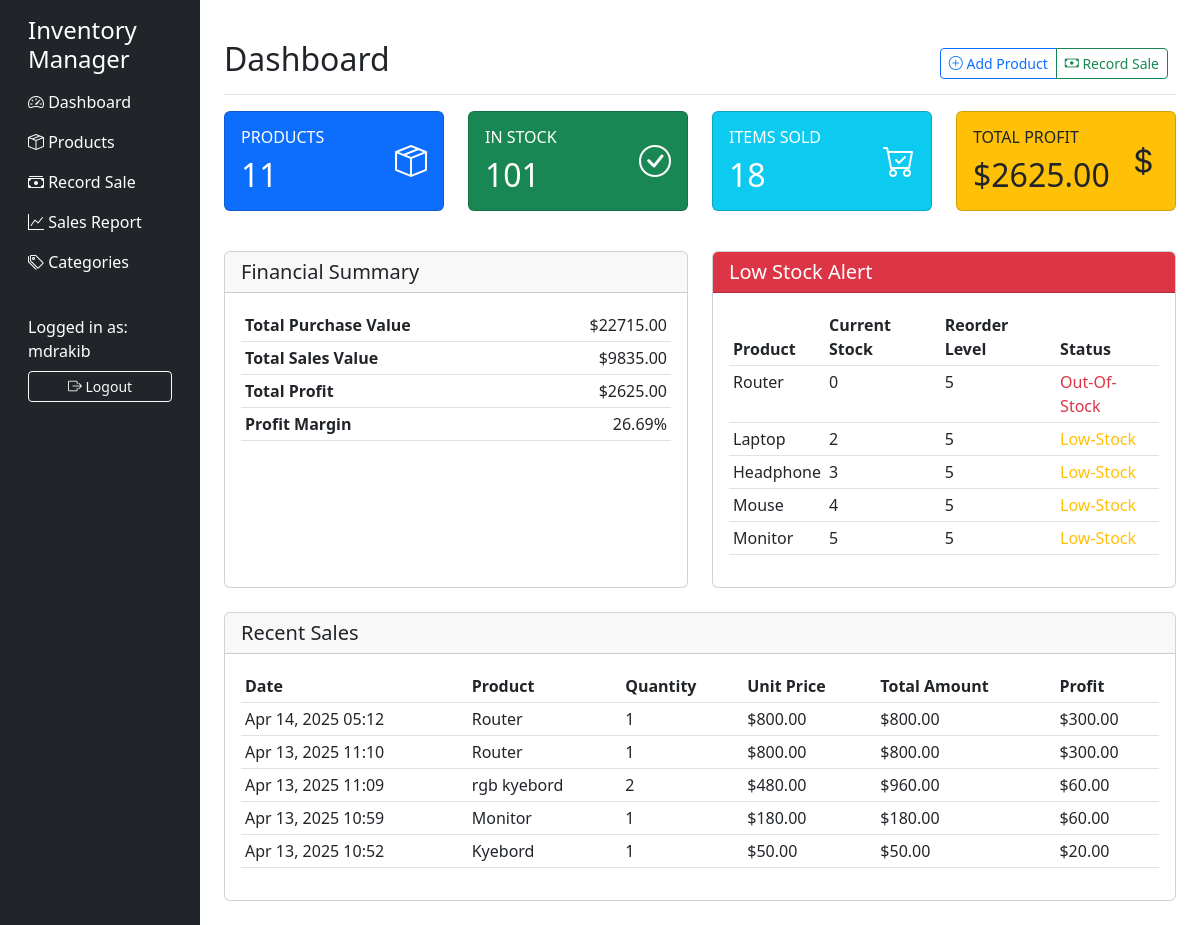
The page / (signed in) on the database its author committed.
### inventory/models.py (models this page shows, shortened)
class Product(models.Model):
    name = models.CharField(max_length=100)
    description = models.TextField(blank=True)
    category = models.ForeignKey(Category, on_delete=models.SET_NULL, null=True, blank=True)
    quantity = models.PositiveIntegerField(default=0, validators=[MinValueValidator(0)])
    purchase_price = models.DecimalField(max_digits=10, decimal_places=2, validators=[MinValueValidator(0)])
    selling_price = models.DecimalField(max_digits=10, decimal_places=2, validators=[MinValueValidator(0)])
    reorder_level = models.PositiveIntegerField(default=5)
    created_at = models.DateTimeField(auto_now_add=True)
    updated_at = models.DateTimeField(auto_now=True)
    created_by = models.ForeignKey(User, on_delete=models.CASCADE)
    class Meta:
        ordering = ['-updated_at']
    def stock_status(self):
        if self.quantity == 0:
            return "out-of-stock"
        elif self.quantity <= self.reorder_level:
            return "low-stock"
        return "in-stock"

class Sale(models.Model):
    product = models.ForeignKey(Product, on_delete=models.CASCADE)
    quantity_sold = models.PositiveIntegerField(validators=[MinValueValidator(1)])
    sale_date = models.DateTimeField(auto_now_add=True)
    sold_by = models.ForeignKey(User, on_delete=models.CASCADE)
    customer_name = models.CharField(max_length=100, blank=True)
    customer_contact = models.CharField(max_length=20, blank=True)
    class Meta:
        ordering = ['-sale_date']
    def total_sale_amount(self):
        return self.product.selling_price * self.quantity_sold
    def total_cost(self):
        return self.product.purchase_price * self.quantity_sold
    def profit(self):
        return self.total_sale_amount() - self.total_cost()

### inventory/views.py (the view)
# urls.py: path('', views.home, name='home'),
@login_required
def home(request):
    stats = calculate_dashboard_stats(request.user)
    stats['profit_margin'] = 0
    if stats['total_sales_value'] > 0:
        stats['profit_margin'] = (stats['total_profit'] / stats['total_sales_value']) * 100
    low_stock_products = Product.objects.filter(
        created_by=request.user,
        quantity__lte=F('reorder_level')
    ).order_by('quantity')[:5]
    recent_sales = Sale.objects.filter(
        sold_by=request.user
    ).select_related('product').order_by('-sale_date')[:5]
    context = {
        **stats,
        'low_stock_products': low_stock_products,
        'recent_sales': recent_sales,
    }
    return render(request, 'inventory/home.html', context)

### inventory/templatetags/math_filters.py (called while the page is built)
@register.filter(name='div')
def div(value, arg):
    try:
        return float(value) / float(arg)
    except (ValueError, ZeroDivisionError):
        return None

@register.filter(name='mul')
def mul(value, arg):
    try:
        return float(value) * float(arg)
    except ValueError:
        return None

### inventory/templates/inventory/home.html
{% extends 'inventory/base.html' %}
{% load math_filters %}
{% block header %}Dashboard{% endblock %}
{% block actions %}
    <div class="btn-group me-2">
        <a href="{% url 'add_product' %}" class="btn btn-sm btn-outline-primary">
            <i class="bi bi-plus-circle"></i> Add Product
        </a>
        <a href="{% url 'sell_product' %}" class="btn btn-sm btn-outline-success">
            <i class="bi bi-cash"></i> Record Sale
        </a>
    </div>
{% endblock %}
{% block content %}
<div class="row mb-4">
    <div class="col-md-3 mb-3">
        <div class="card card-dashboard bg-primary text-white h-100">
            <div class="card-body">
                <div class="d-flex justify-content-between align-items-center">
                    <div>
                        <h6 class="card-title text-uppercase">Products</h6>
                        <h2 class="mb-0">{{ total_products }}</h2>
                    </div>
                    <i class="bi bi-box-seam" style="font-size: 2rem;"></i>
                </div>
            </div>
        </div>
    </div>
    <div class="col-md-3 mb-3">
        <div class="card card-dashboard bg-success text-white h-100">
            <div class="card-body">
                <div class="d-flex justify-content-between align-items-center">
                    <div>
                        <h6 class="card-title text-uppercase">In Stock</h6>
                        <h2 class="mb-0">{{ total_items_in_stock }}</h2>
                    </div>
                    <i class="bi bi-check-circle" style="font-size: 2rem;"></i>
                </div>
            </div>
        </div>
    </div>
    <div class="col-md-3 mb-3">
        <div class="card card-dashboard bg-info text-white h-100">
            <div class="card-body">
                <div class="d-flex justify-content-between align-items-center">
                    <div>
                        <h6 class="card-title text-uppercase">Items Sold</h6>
                        <h2 class="mb-0">{{ total_items_sold }}</h2>
                    </div>
                    <i class="bi bi-cart-check" style="font-size: 2rem;"></i>
                </div>
            </div>
        </div>
    </div>
    <div class="col-md-3 mb-3">
        <div class="card card-dashboard bg-warning text-dark h-100">
            <div class="card-body">
                <div class="d-flex justify-content-between align-items-center">
                    <div>
                        <h6 class="card-title text-uppercase">Total Profit</h6>
                        <h2 class="mb-0">${{ total_profit|floatformat:2 }}</h2>
                    </div>
                    <i class="bi bi-currency-dollar" style="font-size: 2rem;"></i>
                </div>
            </div>
        </div>
    </div>
</div>
<div class="row">
    <div class="col-md-6 mb-4">
        <div class="card h-100">
            <div class="card-header">
                <h5 class="mb-0">Financial Summary</h5>
            </div>
            <div class="card-body">
                <div class="table-responsive">
                    <table class="table table-sm">
                        <tbody>
                            <tr>
                                <th>Total Purchase Value</th>
                                <td class="text-end">${{ total_purchase_value|floatformat:2 }}</td>
                            </tr>
                            <tr>
                                <th>Total Sales Value</th>
                                <td class="text-end">${{ total_sales_value|floatformat:2 }}</td>
                            </tr>
                            <tr>
                                <th>Total Profit</th>
                                <td class="text-end">${{ total_profit|floatformat:2 }}</td>
                            </tr>
                            <tr>
                                <th>Profit Margin</th>
                                <td class="text-end">
                                    {% if total_sales_value > 0 %}
                                    {{ total_profit|div:total_sales_value|mul:100|floatformat:2 }}%
                                    {% else %}
                                        0%
                                    {% endif %}
                                </td>
                            </tr>
                        </tbody>
                    </table>
                </div>
            </div>
        </div>
    </div>
    <div class="col-md-6 mb-4">
        <div class="card h-100">
            <div class="card-header bg-danger text-white">
                <h5 class="mb-0">Low Stock Alert</h5>
            </div>
            <div class="card-body">
                {% if low_stock_products %}
                    <div class="table-responsive">
                        <table class="table table-sm">
                            <thead>
                                <tr>
                                    <th>Product</th>
                                    <th>Current Stock</th>
                                    <th>Reorder Level</th>
                                    <th>Status</th>
                                </tr>
                            </thead>
                            <tbody>
                                {% for product in low_stock_products %}
                                <tr>
                                    <td>{{ product.name }}</td>
                                    <td>{{ product.quantity }}</td>
                                    <td>{{ product.reorder_level }}</td>
                                    <td>
                                        <span class="{{ product.stock_status }}">
                                            {{ product.stock_status|title }}
                                        </span>
                                    </td>
                                </tr>
                                {% endfor %}
                            </tbody>
                        </table>
                    </div>
                {% else %}
                    <div class="alert alert-success mb-0">
                        <i class="bi bi-check-circle-fill"></i> All products are sufficiently stocked.
                    </div>
                {% endif %}
            </div>
        </div>
    </div>
</div>
<div class="row">
    <div class="col-12">
        <div class="card">
            <div class="card-header">
                <h5 class="mb-0">Recent Sales</h5>
            </div>
            <div class="card-body">
                {% if recent_sales %}
                    <div class="table-responsive">
                        <table class="table table-sm">
                            <thead>
                                <tr>
                                    <th>Date</th>
                                    <th>Product</th>
                                    <th>Quantity</th>
                                    <th>Unit Price</th>
                                    <th>Total Amount</th>
                                    <th>Profit</th>
                                </tr>
                            </thead>
                            <tbody>
                                {% for sale in recent_sales %}
                                <tr>
                                    <td>{{ sale.sale_date|date:"M d, Y H:i" }}</td>
                                    <td>{{ sale.product.name }}</td>
                                    <td>{{ sale.quantity_sold }}</td>
                                    <td>${{ sale.product.selling_price|floatformat:2 }}</td>
                                    <td>${{ sale.total_sale_amount|floatformat:2 }}</td>
                                    <td>${{ sale.profit|floatformat:2 }}</td>
                                </tr>
                                {% endfor %}
                            </tbody>
                        </table>
                    </div>
                {% else %}
                    <div class="alert alert-info mb-0">
                        <i class="bi bi-info-circle-fill"></i> No sales recorded yet.
                    </div>
                {% endif %}
            </div>
        </div>
    </div>
</div>
{% endblock %}

### inventory/templates/inventory/base.html (shortened to what this page needs)
<!DOCTYPE html>
<html lang="en">
<head>
    <link href="https://cdn.jsdelivr.net/npm/bootstrap@5.3.0/dist/css/bootstrap.min.css" rel="stylesheet">
    <link rel="stylesheet" href="https://cdn.jsdelivr.net/npm/bootstrap-icons@1.10.0/font/bootstrap-icons.css">
</head>
<body>
    <div class="container-fluid">
        <div class="row">
            <nav class="col-md-2 d-none d-md-block bg-dark sidebar">
                {% if user.is_authenticated%}
                <div class="sidebar-sticky pt-3">
                    <h4 class="text-white px-3">Inventory Manager</h4>
                    <ul class="nav flex-column">
                        <li class="nav-item">
                            <a class="nav-link text-white {% if request.resolver_match.url_name == 'home' %}active{% endif %}"
                               href="{% url 'home' %}">
                                <i class="bi bi-speedometer2"></i> Dashboard
                            </a>
                        </li>
                        <li class="nav-item">
                            <a class="nav-link text-white {% if request.resolver_match.url_name == 'product_list' %}active{% endif %}"
                               href="{% url 'product_list' %}">
                                <i class="bi bi-box-seam"></i> Products
                            </a>
                        </li>
                        <li class="nav-item">
                            <a class="nav-link text-white {% if request.resolver_match.url_name == 'sell_product' %}active{% endif %}"
                               href="{% url 'sell_product' %}">
                                <i class="bi bi-cash-stack"></i> Record Sale
                            </a>
                        </li>
                        <li class="nav-item">
                            <a class="nav-link text-white {% if request.resolver_match.url_name == 'sales_report' %}active{% endif %}"
                               href="{% url 'sales_report' %}">
                                <i class="bi bi-graph-up"></i> Sales Report
                            </a>
                        </li>
                        <li class="nav-item">
                            <a class="nav-link text-white {% if request.resolver_match.url_name == 'manage_categories' %}active{% endif %}"
                               href="{% url 'manage_categories' %}">
                                <i class="bi bi-tags"></i> Categories
                            </a>
                        </li>
                    </ul>
                    <hr class="bg-light">
                    <div class="px-3">
                        <span class="text-white">Logged in as: {{ request.user.username }}</span>
                        <a href="{% url 'logout' %}" class="btn btn-sm btn-outline-light mt-2 w-100">
                            <i class="bi bi-box-arrow-right"></i> Logout
                        </a>
                    </div>
                </div>
                {%endif%}
            </nav>
            <main role="main" class="col-md-10 ms-sm-auto col-lg-10 px-4 py-4">
                <div class="d-flex justify-content-between flex-wrap flex-md-nowrap align-items-center pt-3 pb-2 mb-3 border-bottom">
                    <h1 class="h2">{% block header %}{% endblock %}</h1>
                    <div class="btn-toolbar mb-2 mb-md-0">
                        {% block actions %}{% endblock %}
                    </div>
                </div>
                {% block content %}{% endblock %}
            </main>
        </div>
    </div>
</body>
</html>

### inventory/templates/inventory/base.html (style rules this page uses)
.card-dashboard { transition: transform 0.2s; }
.sidebar { min-height: 100vh; }
.out-of-stock { color: #dc3545; }
.low-stock { color: #ffc107; }

### rows shown on the page
Product: name "Router", quantity "0", reorder_level "5", stock_status "Out-Of-Stock"
Product: name "Laptop", quantity "2", reorder_level "5", stock_status "Low-Stock"
Product: name "Headphone", quantity "3", reorder_level "5", stock_status "Low-Stock"
Product: name "Mouse", quantity "4", reorder_level "5", stock_status "Low-Stock"
Product: name "Monitor", quantity "5", reorder_level "5", stock_status "Low-Stock"
Sale: sale_date "Apr 14, 2025 05:12", product.name "Router", quantity_sold "1", product.selling_price "800.00", total_sale_amount "800.00", profit "300.00"
Sale: sale_date "Apr 13, 2025 11:10", product.name "Router", quantity_sold "1", product.selling_price "800.00", total_sale_amount "800.00", profit "300.00"
Sale: sale_date "Apr 13, 2025 11:09", product.name "rgb kyebord", quantity_sold "2", product.selling_price "480.00", total_sale_amount "960.00", profit "60.00"
Sale: sale_date "Apr 13, 2025 10:59", product.name "Monitor", quantity_sold "1", product.selling_price "180.00", total_sale_amount "180.00", profit "60.00"
Sale: sale_date "Apr 13, 2025 10:52", product.name "Kyebord", quantity_sold "1", product.selling_price "50.00", total_sale_amount "50.00", profit "20.00"

### other values the page prints
{{ request.user.username }} "mdrakib"
{{ total_products }} "11"
{{ total_items_in_stock }} "101"
{{ total_items_sold }} "18"
{{ total_profit|floatformat:2 }} "2625.00"
{{ total_purchase_value|floatformat:2 }} "22715.00"
{{ total_sales_value|floatformat:2 }} "9835.00"
{{ total_profit|div:total_sales_value|mul:100|floatformat:2 }} "26.69"
